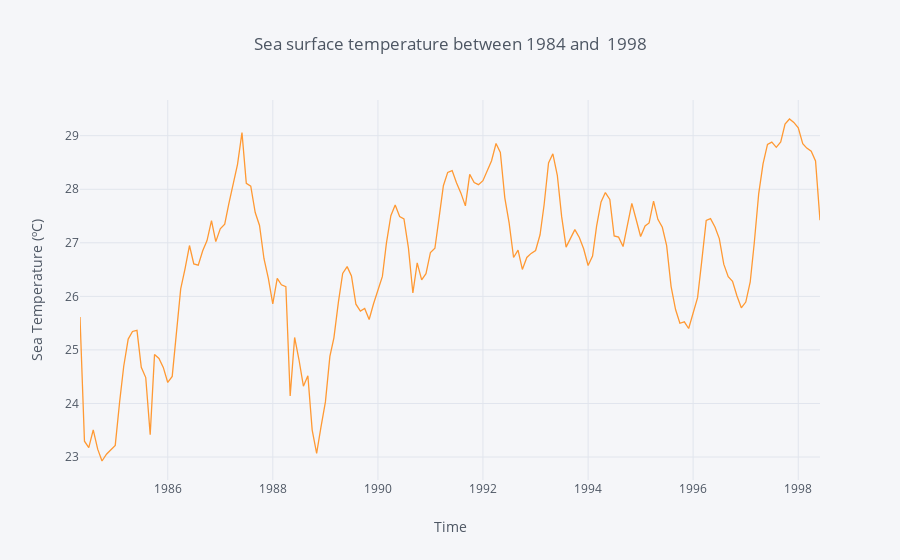

Notebook source saved alongside this figure:
### Markdown cell above
#### Finally, we plot the cleaned and ready-to-analyze data

### Code cell
y_rev.iplot(kind='line', xTitle='Time',
           yTitle='Sea Temperature (ºC)', title='Sea surface temperature between 1984 and  1998')

### Figure 1 — Plotly figure (JSON) as saved in the notebook; plotly's stock layout.template omitted (floating-point values rounded to 4 significant figures; data arrays with more than 128 entries replaced by an {"elided": "..."} marker saying what was removed)
{"data": [{"line": {"color": "rgba(255, 153, 51, 1.0)", "dash": "solid", "shape": "linear", "width": 1.3}, "mode": "lines", "name": "s.s.temp.", "text": "", "type": "scatter", "uid": "4e728691-e08a-4cb2-a912-9434ee0884d3", "x": {"elided": "170 str values"}, "y": {"elided": "170 float values"}}], "layout": {"legend": {"bgcolor": "#F5F6F9", "font": {"color": "#4D5663"}}, "paper_bgcolor": "#F5F6F9", "plot_bgcolor": "#F5F6F9", "title": {"font": {"color": "#4D5663"}, "text": "Sea surface temperature between 1984 and  1998"}, "xaxis": {"gridcolor": "#E1E5ED", "showgrid": true, "tickfont": {"color": "#4D5663"}, "title": {"font": {"color": "#4D5663"}, "text": "Time"}, "zerolinecolor": "#E1E5ED"}, "yaxis": {"gridcolor": "#E1E5ED", "showgrid": true, "tickfont": {"color": "#4D5663"}, "title": {"font": {"color": "#4D5663"}, "text": "Sea Temperature (ºC)"}, "zerolinecolor": "#E1E5ED"}}}
